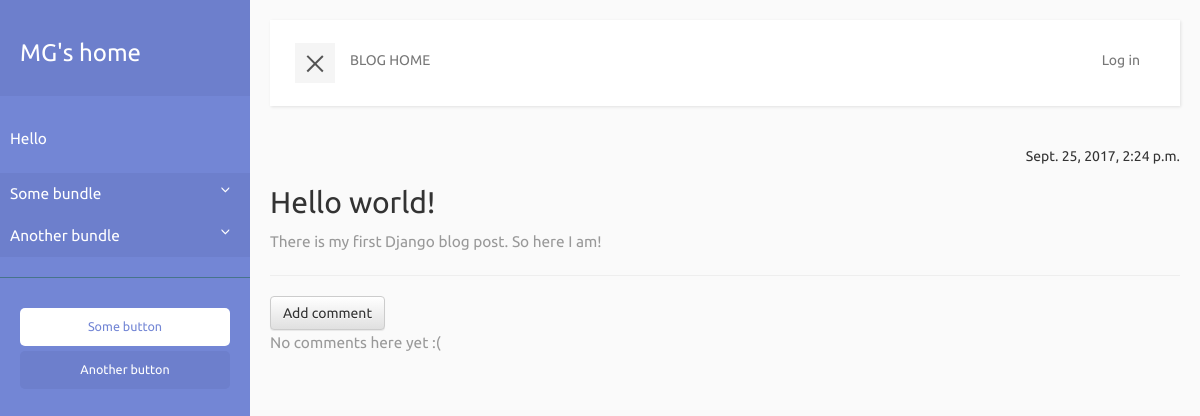
Page /blog/post/1/ on the committed database.
### blog/models.py (models this page shows, shortened)
class CategoryBundle(models.Model):
    name = models.CharField(max_length=200)
    created_date = models.DateTimeField(default=timezone.now)

class Post(models.Model):
    author = models.ForeignKey('auth.User')
    category = models.ForeignKey('blog.Category', default=None, null=True)
    title = models.CharField(max_length=200)
    text = models.TextField()
    created_date = models.DateTimeField(default=timezone.now)
    published_date = models.DateTimeField(blank=True, null=True)

### blog/views.py (the view)
# urls.py: url(r'^blog/post/(?P<pk>\d+)/$', views.post_detail, name='post_detail'),
def post_detail(request, pk):
    categories = get_category_list()
    bundles = get_category_bundle_list()
    post = get_object_or_404(Post, pk=pk)
    return render(request, 'blog/post_detail.html', {'post': post, 'categories': categories, 'category_bundles': bundles})

### blog/views.py (called while the page is built)
def get_category_list():
    categories = list(Category.objects.order_by('created_date'))
    return categories

def get_category_bundle_list():
    bundles = list(CategoryBundle.objects.order_by('created_date'))
    return bundles

### blog/templates/blog/post_detail.html (shortened to what this page needs)
{% extends 'blog/base.html' %}
{% block content %}
    <div class="post">
        {% if post.published_date %}
            <div class="date">
                {{ post.published_date }}
            </div>
        {% endif %}
        <h2>{{ post.title }}</h2>
        <p>{{ post.text|linebreaksbr }}</p>
    </div>
    <hr>
    <a class="btn btn-default" href="{% url 'add_comment_to_post' pk=post.pk %}">Add comment</a>
    {% for comment in post.comments.all %}
        {% if user.is_authenticated or comment.approved_comment %}
            <div class="comment">
                <div class="date">
                    {{ comment.created_date }}
                    {% if not comment.approved_comment %}
                        <a class="btn btn-default" href="{% url 'comment_remove' pk=comment.pk %}"><span class="glyphicon glyphicon-remove"></span></a>
                        <a class="btn btn-default" href="{% url 'comment_approve' pk=comment.pk %}"><span class="glyphicon glyphicon-ok"></span></a>
                    {% endif %}
                </div>
                <strong>{{ comment.author }}</strong>
                <p>{{ comment.text|linebreaks }}</p>
            </div>
        {% endif %}
    {% empty %}
        <p>No comments here yet :( </p>
    {% endfor %}
{% endblock %}

### blog/templates/blog/base.html (shortened to what this page needs)
{% load staticfiles %}
<html>
    <head>
        <link rel="stylesheet" href="//maxcdn.bootstrapcdn.com/bootstrap/3.2.0/css/bootstrap.min.css" >
        <link rel="stylesheet" href="//maxcdn.bootstrapcdn.com/bootstrap/3.2.0/css/bootstrap-theme.min.css" >
        <link rel="stylesheet" href="{% static 'css/blog.css' %}" >
    </head>
    <body>
        <div class="wrapper">
            <nav id="sidebar">
                <div class="sidebar-header">
                    <h3><a href="/">MG's home</a></h3>
                </div>
                <ul class="list-unstyled components">
                    <p>Hello {{user.username}}</p>
                    {% for category_bundle in category_bundles %}
                        <li class="active">
                            <a href="#submenu-{{category_bundle.id}}" data-toggle="collapse" aria-expanded="false">
                                {{category_bundle.name}}
                            </a>
                        </li>
                    {% endfor %}
                </ul>
                <ul class="list-unstyled CTAs">
                    <li><a href="#" class="download">Some button</a></li>
                    <li><a href="#" class="article">Another button</a></li>
                </ul>
            </nav>
            <div id="content">
                <nav class="navbar navbar-default">
                    <div class="container-fluid">
                        <div class="navbar-header">
                            <button type="button" id="sidebarCollapse" class="navbar-btn">
                                <span></span>
                            </button>
                        </div>
                        <div class="collapse navbar-collapse" id="bs-example-navbar-collapse-1">
                            <ul class="nav navbar-nav navbar-left">
                                <li>
                                    <a href="/blog/">BLOG HOME</a>
                                </li>
                            </ul>
                            <ul class="nav navbar-nav navbar-right">
                            {% if user.is_authenticated %}
                                <li>
                                    <a href="{% url 'post_new' %}">Add post</a>
                                </li>
                                <li>
                                    <a href="{% url 'post_draft_list' %}">Approve posts</a>
                                </li>
                                <li>
                                    <a href="{% url 'logout' %}">Log out</a>
                                </li>
                            {% else %}
                                <li>
                                    <a href="{% url 'login' %}">Log in</a>
                                </li>
                            {% endif %}
                            </ul>
                        </div>
                    </div>
                </nav>
                {% block content %}
                {% endblock %}
            </div>
        </div>
    </body>
</html>

### blog/static/css/blog.css (style rules this page uses)
body { font-family: 'Ubuntu', sans-serif; background: #fafafa; }
p { font-family: 'Ubuntu', sans-serif; font-size: 1.1em; font-weight: 300; line-height: 1.7em; color: #999; }
a, a:hover, a:focus { color: inherit; text-decoration: none; transition: all 0.3s; }
.navbar { padding: 15px 10px; background: #fff; border: none; border-radius: 0; margin-bottom: 40px; box-shadow: 1px 1px 3px rgba(0, 0, 0, 0.1); }
.navbar-btn { box-shadow: none; outline: none !important; border: none; }
.wrapper { display: flex; align-items: stretch; perspective: 1500px; }
#sidebar { min-width: 250px; max-width: 250px; background: #7386D5; color: #fff; transition: all 0.6s cubic-bezier(0.945, 0.020, 0.270, 0.665); transform-origin: bottom left; }
#sidebar .sidebar-header { padding: 20px; background: #6d7fcc; }
#sidebar ul.components { padding: 20px 0; border-bottom: 1px solid #47748b; }
#sidebar ul p { color: #fff; padding: 10px; }
#sidebar ul li a { padding: 10px; font-size: 1.1em; display: block; }
#sidebar ul li.active > a, a[aria-expanded="true"] { color: #fff; background: #6d7fcc; }
a[data-toggle="collapse"] { position: relative; }
a[aria-expanded="false"]::before, a[aria-expanded="true"]::before { content: '\e259'; display: block; position: absolute; right: 20px; font-family: 'Glyphicons Halflings'; font-size: 0.6em; }
ul.CTAs { padding: 20px; }
ul.CTAs a { text-align: center; font-size: 0.9em !important; display: block; border-radius: 5px; margin-bottom: 5px; }
a.download { background: #fff; color: #7386D5; }
a.article, a.article:hover { background: #6d7fcc !important; color: #fff !important; }
#content { padding: 20px; min-height: 100vh; transition: all 0.3s; width: 100%; }
#sidebarCollapse { width: 40px; height: 40px; background: #f5f5f5; }
#sidebarCollapse span { width: 80%; height: 2px; margin: 0 auto; display: block; background: #555; transition: all 0.8s cubic-bezier(0.810, -0.330, 0.345, 1.375); transition-delay: 0.2s; }
#sidebarCollapse span:last-of-type { transform: rotate(-45deg) translate(1px, -1px); }
.date { text-align: right; width: 100%; }
.wrapper div { display: block; }

### rows in the picture
CategoryBundle: name "Some bundle"
CategoryBundle: name "Another bundle"
Post: published_date "Sept. 25, 2017, 2:24 p.m.", title "Hello world!", text "There is my first Django blog post. So here I am!"
